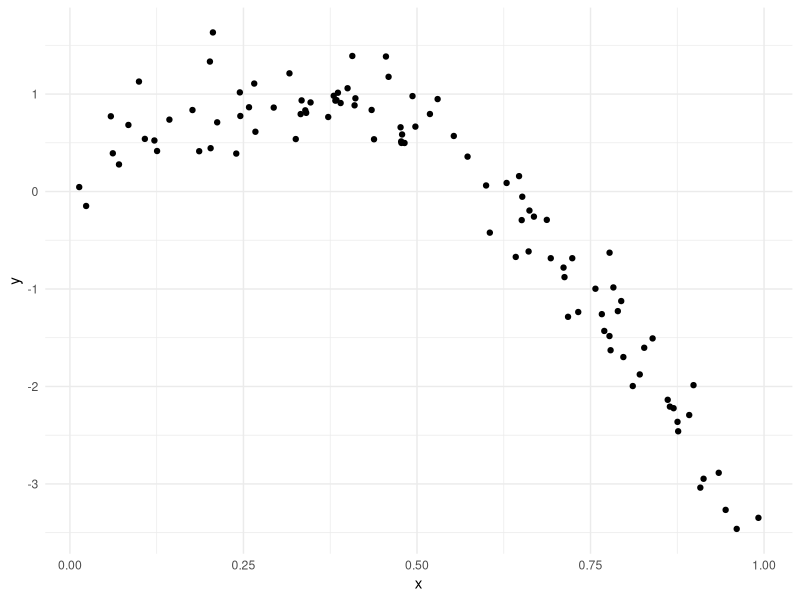
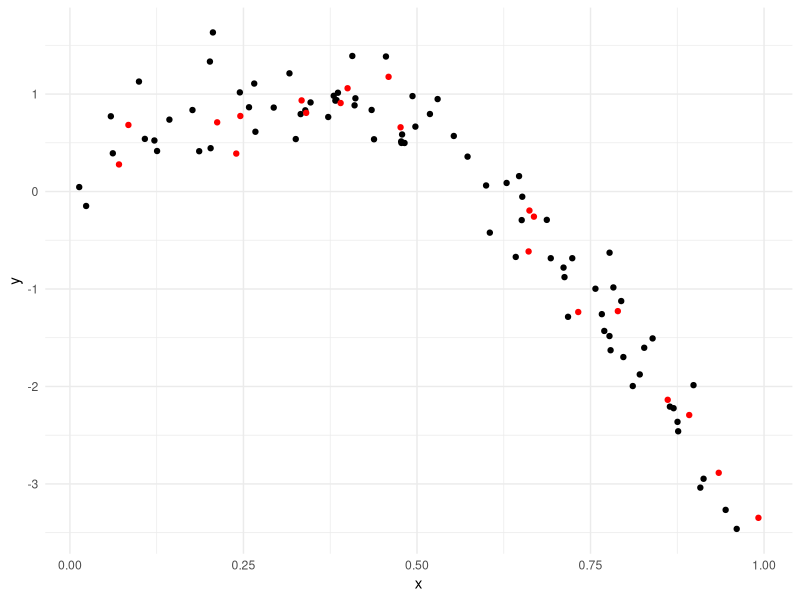
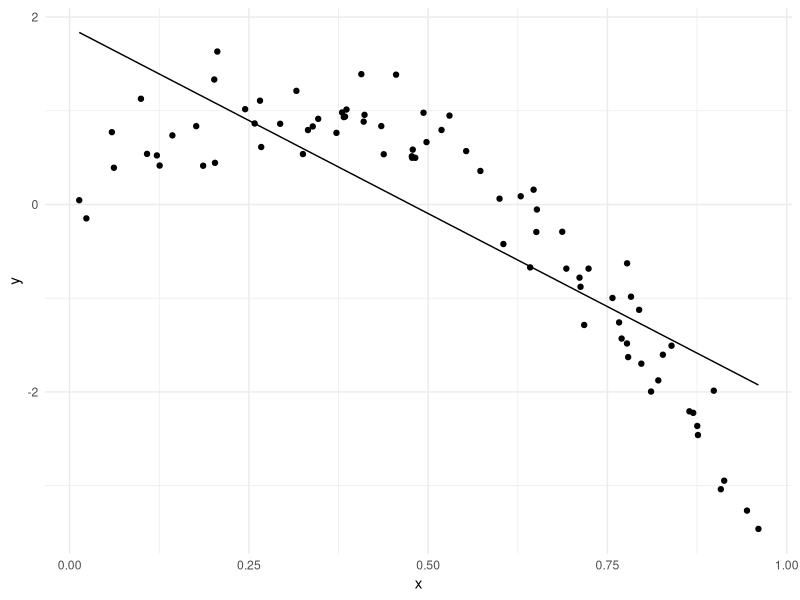

These charts were generated, in order, by the following R code:
## ---- chunk 1
library(tidyverse)
library(viridis)
library(modelr)
library(mgcv)


knitr::opts_chunk$set(
  warning = FALSE,
  message = FALSE
)

theme_set(theme_minimal() + theme(legend.position = "bottom"))

options(
  ggplot2.continuous.colour = "viridis",
  ggplot2.continuous.fill = "viridis"
)

scale_colour_discrete = scale_colour_viridis_d(option = "viridis")
scale_fill_discrete = scale_fill_viridis_d(option = "viridis")
## ---- chunk 2
set.seed(1)

nonlin_df = 
  tibble(
    id = 1:100,
    x = runif(100, 0, 1),
    y = 1 - 10 * (x - .3) ^ 2 + rnorm(100, 0, .3)
  )

nonlin_df %>% 
  ggplot(aes(x = x, y = y)) +
  geom_point()
## ---- chunk 3

train_df <- sample_n(nonlin_df, size = 80)
test_df <- anti_join(nonlin_df, train_df, by = "id")

ggplot(train_df, aes(x = x, y = y)) +
  geom_point() +
  geom_point(data = test_df, color = "red")
## ---- chunk 4
linear_mod <- lm(y ~ x, data = train_df)
smooth_mod <- mgcv::gam(y ~ s(x), data = train_df)
wiggly_mod <- mgcv::gam(y ~ s(x, k = 30), sp = 10e-6, data = train_df)
## ---- chunk 5
train_df %>% 
  add_predictions(linear_mod) %>% 
  ggplot(aes(x = x, y = y)) +
  geom_point() +
  geom_line(aes(y = pred)) 
## ---- chunk 6
rmse(linear_mod, test_df)
rmse(smooth_mod, test_df)
rmse(wiggly_mod, test_df)
